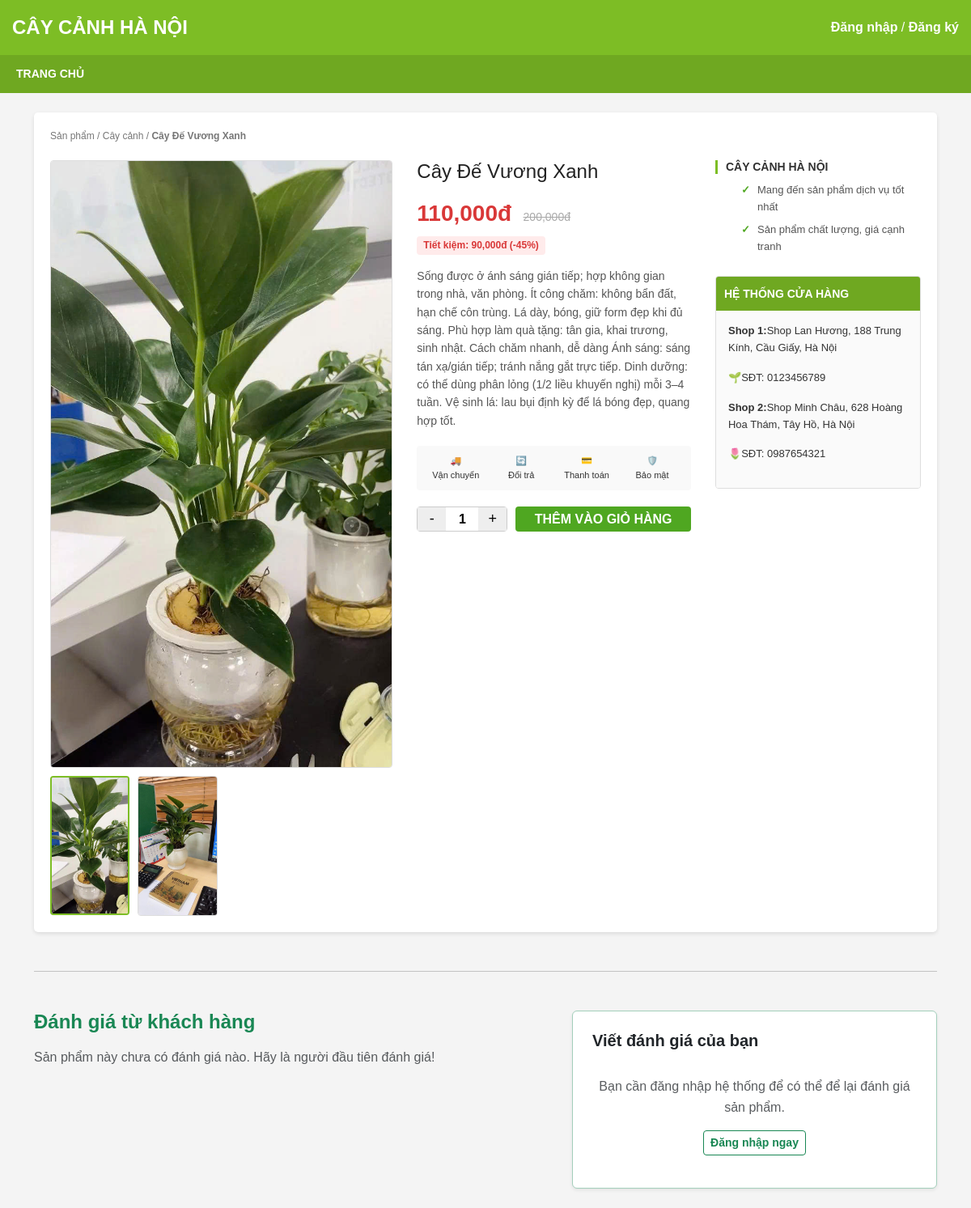
Page /product/1 on the committed database.
### models.py (models this page shows)
class Product(db.Model):
    id = db.Column(db.Integer, primary_key=True)
    name = db.Column(db.String(200), nullable=False)
    category = db.Column(db.String(100), nullable=False)
    old_price = db.Column(db.Integer)
    new_price = db.Column(db.Integer, nullable=False)
    description = db.Column(db.Text)
    sold_count = db.Column(db.Integer, default=0)
    images = db.relationship('ProductImage', backref='product', cascade="all, delete-orphan", lazy=True)
    reviews = db.relationship('Review', backref='product', cascade="all, delete-orphan", lazy=True)

class ProductImage(db.Model):
    id = db.Column(db.Integer, primary_key=True)
    image_url = db.Column(db.String(500), nullable=False)
    product_id = db.Column(db.Integer, db.ForeignKey('product.id'), nullable=False)

### routes/product.py (the view)
@product_bp.route('/product/<int:product_id>')
def detail(product_id):
    product = Product.query.get_or_404(product_id)
    tiet_kiem = 0
    phan_tram = 0
    if product.old_price and product.old_price > product.new_price:
        tiet_kiem = product.old_price - product.new_price
        phan_tram = int((tiet_kiem / product.old_price) * 100)
    reviews = Review.query.filter_by(product_id=product_id).order_by(Review.created_at.desc()).all()
    avg_rating = 0
    if reviews:
        avg_rating = round(sum(r.rating for r in reviews) / len(reviews), 1)
    return render_template('product_detail.html',
                           product=product,
                           tiet_kiem=tiet_kiem,
                           phan_tram_giam=phan_tram,
                           reviews=reviews,
                           avg_rating=avg_rating)

### templates/product_detail.html (shortened to what this page needs)
{% extends 'base.html' %}
{% block content %}
<main class="trang-chinh">
    <div class="duong-dan">Sản phẩm / {{ product.category }} / <b>{{ product.name }}</b></div>
    <div class="bo-cuc-3-cot">
        <div>
            {% if product.images %}
                <img class="anh-chinh" id="mainImg" src="{{ url_for('static', filename=product.images[0].image_url) }}" alt="{{ product.name }}">
                <div class="danh-sach-anh-nho">
                    {% for img in product.images %}
                        <img class="anh-nho {% if loop.first %}kich-hoat{% endif %}" src="{{ url_for('static', filename=img.image_url) }}" onclick="changeImage(this)">
                    {% endfor %}
                </div>
            {% else %}
                <img class="anh-chinh" src="https://images.unsplash.com/photo-1614594975525-e45190c55d0b?auto=format&fit=crop&q=80&w=600">
            {% endif %}
        </div>
        <div>
            <h1 class="ten-san-pham">{{ product.name }}</h1>
            <div class="khung-gia">
                <span class="gia-moi">{{ "{:,}".format(product.new_price) }}đ</span>
                {% if product.old_price %}
                    <span class="gia-cu">{{ "{:,}".format(product.old_price) }}đ</span><br>
                    <span class="tiet-kiem">Tiết kiệm: {{ "{:,}".format(tiet_kiem) }}đ (-{{ phan_tram_giam }}%)</span>
                {% endif %}
            </div>
            <p class="mo-ta">{{ product.description }}</p>
            <div class="chinh-sach-icon">
                <div>🚚<br>Vận chuyển</div><div>🔄<br>Đổi trả</div><div>💳<br>Thanh toán</div><div>🛡️<br>Bảo mật</div>
            </div>
            <div class="khung-mua-hang">
                <div class="so-luong">
                    <button onclick="changeQty(-1)">-</button><input type="text" id="qty" value="1" readonly><button onclick="changeQty(1)">+</button>
                </div>
                <button class="nut-them-gio" onclick="alert('📢 Liên hệ với SĐT: 0123456789 hoặc 0987654321 để đặt hàng❗')">Thêm vào giỏ hàng</button>
            </div>
        </div>
        <div>
            <h3 class="tieu-de-cot-3">Cây Cảnh Hà Nội</h3>
            <ul class="danh-sach-cam-ket">
                <li>Mang đến sản phẩm dịch vụ tốt nhất</li><li>Sản phẩm chất lượng, giá cạnh tranh</li>
            </ul>
            <div class="hop-cua-hang">
                <div class="hop-tieu-de">Hệ thống cửa hàng</div>
                <div class="hop-noi-dung">
                    <p><b>Shop 1:</b>Shop Lan Hương, 188 Trung Kính, Cầu Giấy, Hà Nội</p> <p>🌱SĐT: 0123456789 </p>
                    <p><b>Shop 2:</b>Shop Minh Châu, 628 Hoàng Hoa Thám, Tây Hồ, Hà Nội</p> <p>🌷SĐT: 0987654321 </p></div>
            </div>
        </div>
    </div>
</main>
<hr class="my-5">
    <div class="row mt-4">
        <div class="col-md-7">
            <h4 class="fw-bold text-success mb-3">
                Đánh giá từ khách hàng
            </h4>
            {% if reviews %}
                <div class="review-list" style="max-height: 500px; overflow-y: auto;">
                    {% for r in reviews %}
                        <div class="card mb-3 border-0 shadow-sm bg-light">
                            <div class="card-body">
                                <div class="d-flex justify-content-between align-items-center mb-1">
                                    <b class="text-dark">{{ r.user.username }}</b>
                                    <small class="text-muted">{{ r.created_at.strftime('%d/%m/%Y %H:%M') }}</small>
                                </div>
                                <div class="text-warning mb-2">
                                    {% for i in range(r.rating) %}⭐{% endfor %}
                                </div>
                                <p class="card-text text-secondary mb-0">{{ r.comment }}</p>
                            </div>
                        </div>
                    {% endfor %}
                </div>
            {% else %}
                <p class="text-muted italic">Sản phẩm này chưa có đánh giá nào. Hãy là người đầu tiên đánh giá!</p>
            {% endif %}
        </div>
        <div class="col-md-5">
            <div class="p-4 bg-white rounded shadow-sm border border-success-subtle">
                <h5 class="fw-bold text-dark mb-3">Viết đánh giá của bạn</h5>
                {% if current_user.is_authenticated %}
                    <form method="POST" action="{{ url_for('product.add_review', product_id=product.id) }}">
                        <div class="mb-3">
                            <label class="form-label fw-bold">Chọn mức độ hài lòng:</label>
                            <select name="rating" class="form-select text-warning fw-bold" required>
                                <option value="5" class="text-warning">⭐⭐⭐⭐⭐ (Xuất sắc)</option>
                                <option value="4" class="text-warning">⭐⭐⭐⭐ (Tốt)</option>
                                <option value="3" class="text-warning">⭐⭐⭐ (Bình thường)</option>
                                <option value="2" class="text-warning">⭐⭐ (Kém)</option>
                                <option value="1" class="text-warning">⭐ (Quá tệ)</option>
                            </select>
                        </div>
                        <div class="mb-3">
                            <label class="form-label fw-bold">Nội dung nhận xét:</label>
                            <textarea name="comment" class="form-control" rows="4" placeholder="Chia sẻ trải nghiệm của bạn về loại cây này..." required></textarea>
                        </div>
                        <button type="submit" class="btn btn-success w-100 fw-bold" style="background-color: #6fa821;">Gửi đánh giá ngay</button>
                    </form>
                {% else %}
                    <div class="text-center py-3">
                        <p class="text-muted mb-3">Bạn cần đăng nhập hệ thống để có thể để lại đánh giá sản phẩm.</p>
                        <a href="{{ url_for('auth.login') }}" class="btn btn-outline-success fw-bold btn-sm">Đăng nhập ngay</a>
                    </div>
                {% endif %}
            </div>
        </div>
    </div>
{% endblock %}

### templates/base.html (style rules this page uses)
* { box-sizing: border-box; margin: 0; padding: 0; font-family: Arial, sans-serif; }
body { background-color: #f4f4f4; color: #333; line-height: 1.6; }
a { text-decoration: none; color: inherit; }

### templates/product_detail.html (style rules this page uses)
.trang-chinh { max-width: 1200px; margin: 0 auto; background: white; padding: 20px; border-radius: 5px; box-shadow: 0 2px 5px rgba(0,0,0,0.1); }
.duong-dan { font-size: 12px; color: #777; margin-bottom: 20px; }
.bo-cuc-3-cot { display: grid; grid-template-columns: 5fr 4fr 3fr; gap: 30px; }
.anh-chinh { width: 100%; border: 1px solid #ddd; border-radius: 4px; }
.danh-sach-anh-nho { display: grid; grid-template-columns: repeat(4, 1fr); gap: 10px; margin-top: 10px; }
.anh-nho { width: 100%; border: 1px solid #ddd; border-radius: 4px; cursor: pointer; }
.anh-nho.kich-hoat { border-color: #7dbd25; border-width: 2px; }
.ten-san-pham { font-size: 24px; color: #222; margin-bottom: 10px; }
.khung-gia { margin: 15px 0; }
.gia-moi { font-size: 28px; color: #d93838; font-weight: bold; }
.gia-cu { font-size: 14px; color: #aaa; text-decoration: line-through; margin-left: 10px; }
.tiet-kiem { display: inline-block; background: #ffebeb; color: #d93838; font-size: 12px; padding: 2px 8px; border-radius: 4px; margin-top: 5px; font-weight: bold; }
.mo-ta { font-size: 14px; color: #555; margin-bottom: 20px; }
.chinh-sach-icon { display: grid; grid-template-columns: repeat(4, 1fr); gap: 5px; text-align: center; font-size: 11px; background: #f9f9f9; padding: 10px; border-radius: 4px; margin-bottom: 20px; }
.khung-mua-hang { display: flex; gap: 10px; margin-bottom: 20px; }
.so-luong { display: flex; border: 1px solid #ccc; border-radius: 4px; }
.so-luong button { width: 35px; background: #eee; border: none; font-size: 18px; cursor: pointer; }
.so-luong input { width: 40px; text-align: center; border: none; font-weight: bold; }
.nut-them-gio { flex: 1; background: #4fa721; color: white; border: none; border-radius: 4px; font-weight: bold; font-size: 16px; cursor: pointer; text-transform: uppercase; }
.tieu-de-cot-3 { font-size: 14px; text-transform: uppercase; font-weight: bold; margin-bottom: 10px; border-left: 3px solid #7dbd25; padding-left: 10px; }
.danh-sach-cam-ket { list-style: none; font-size: 13px; color: #555; margin-bottom: 25px; }
.danh-sach-cam-ket li { margin-bottom: 8px; position: relative; padding-left: 20px; }
.danh-sach-cam-ket li::before { content: "✓"; color: #4fa721; position: absolute; left: 0; font-weight: bold; }
.hop-cua-hang { border: 1px solid #ddd; border-radius: 4px; overflow: hidden; }
.hop-tieu-de { background: #6fa821; color: white; padding: 10px; font-weight: bold; font-size: 14px; text-transform: uppercase; }
.hop-noi-dung { padding: 15px; font-size: 13px; background: #fafafa; }

### rows in the picture
Product: category "Cây cảnh", name "Cây Đế Vương Xanh", new_price "110,000", old_price "200,000", description "Sống được ở ánh sáng gián tiếp; hợp không gian trong nhà, văn phòng. Ít công chăm: không bẩn đất, hạn chế côn trùng. Lá dày, bóng, giữ form đẹp khi đủ sáng. Phù hợp làm quà tặng: tân gia, khai trương, sinh nhật. Cách chăm nhanh, dễ dàng Ánh sáng: sáng tán xạ/gián tiếp; tránh nắng gắt trực tiếp. Dinh dưỡng: có thể dùng phân lỏng (1/2 liều khuyến nghị) mỗi 3–4 tuần. Vệ sinh lá: lau bụi định kỳ để lá bóng đẹp, quang hợp tốt."
ProductImage: image_url (picture)
ProductImage: image_url (picture)

### other values in the picture
{{ "{:,}".format(tiet_kiem) }} "90,000"
{{ phan_tram_giam }} "45"
